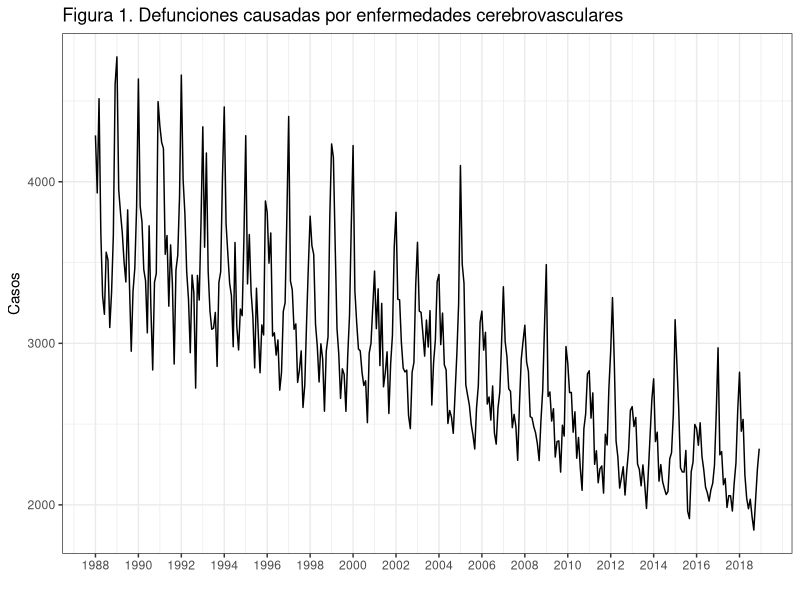
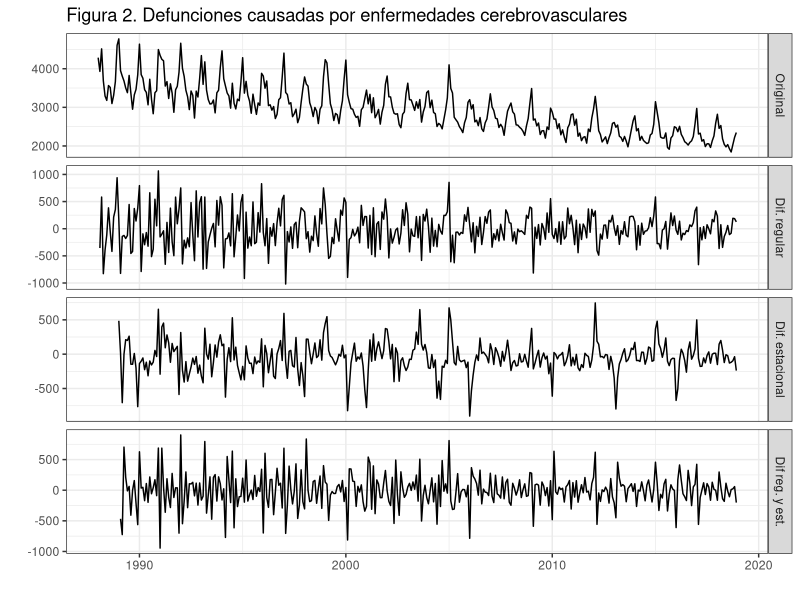
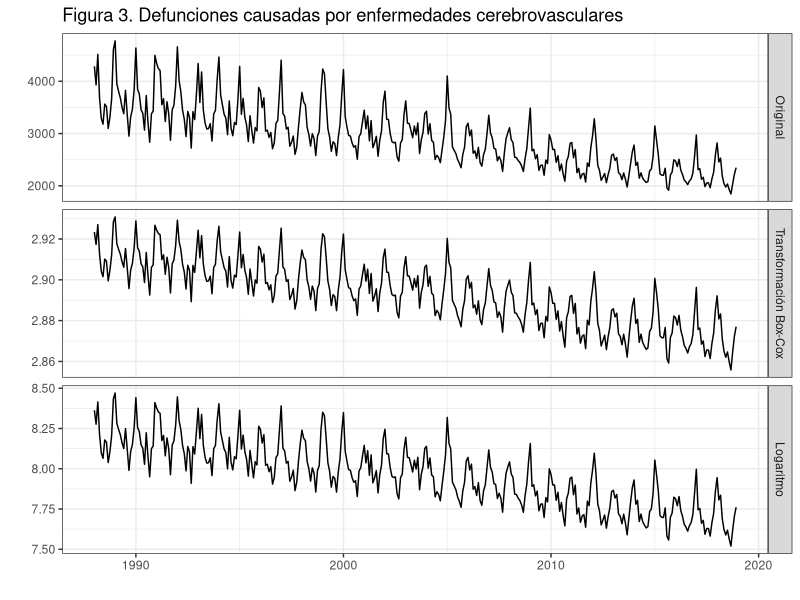
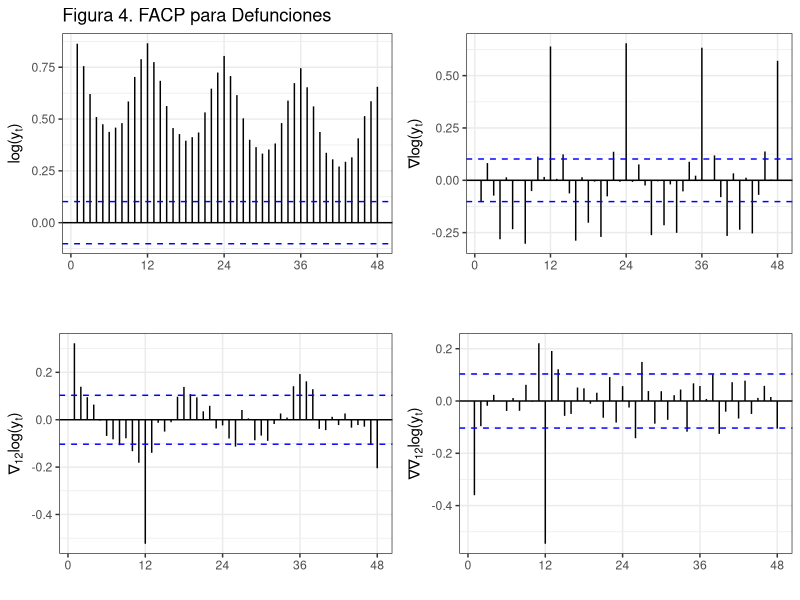
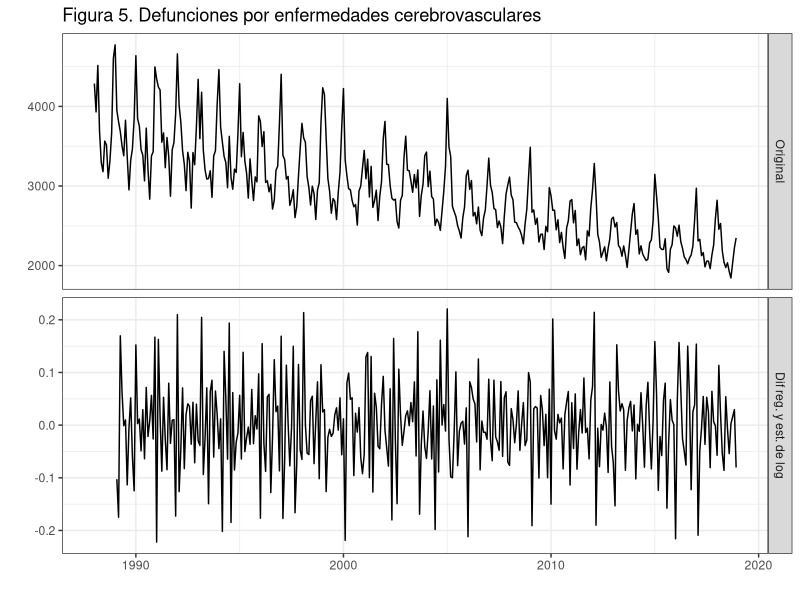
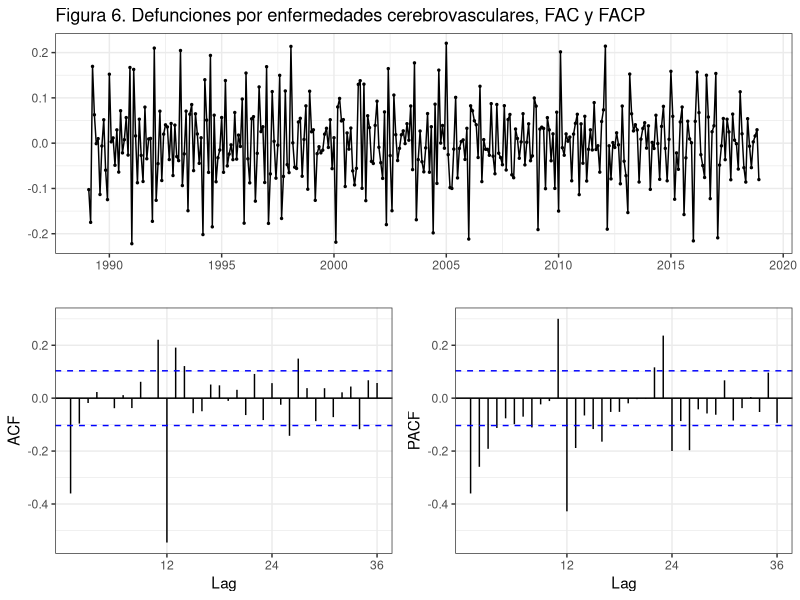
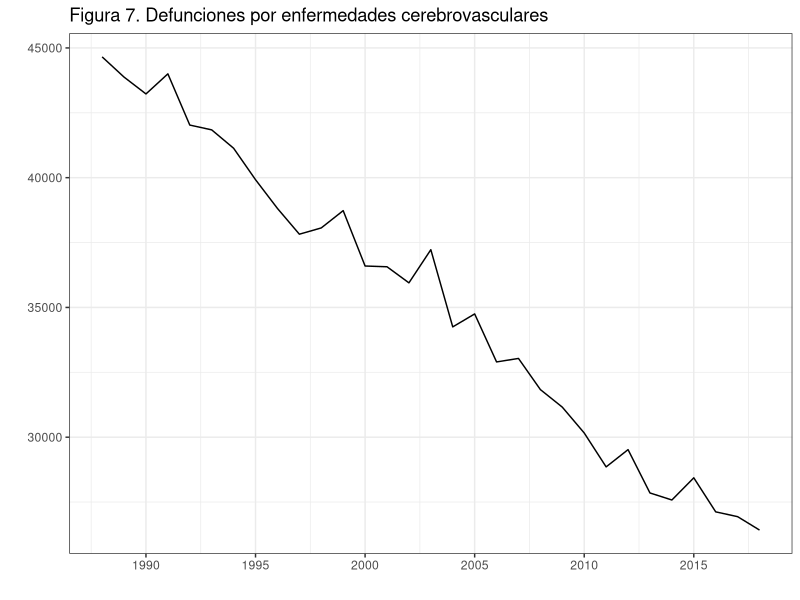

These charts were generated, in order, by the following R code:
## ---- chunk 1
knitr::opts_chunk$set(warning = FALSE, 
                      message = FALSE, 
                      comment = "",
                      fig.align = "center", 
                      fig.show = "hold",
                      fig.height = 4,
                      fig.width = 8,
                      out.width = "80%") 
## ---- chunk 2
options(scipen = 999) #- para quitar la notacion cientifica
## ---- chunk 3
library(forecast)
library(ggplot2); theme_set(theme_bw())
library(gridExtra)
library(grid)
library(urca)
## ---- chunk 4
DefEnfCer <- read.csv2("./series/Enfermedades cerebrovasculares.csv", header = TRUE)
DefEnfCer <- ts(DefEnfCer[,2], start = 1980, frequency = 12)
DefEnfCer <- window(DefEnfCer, start = 1988)

autoplot(DefEnfCer,
         xlab = "",
         ylab = "Casos",
         main = "Figura 1. Defunciones causadas por enfermedades cerebrovasculares") +
  scale_x_continuous(breaks= seq(1980, 2018, 2)) 
## ---- chunk 5
series <- cbind("Original" =  DefEnfCer,
                "Dif. regular" = diff(DefEnfCer),
                "Dif. estacional" = diff(DefEnfCer, lag = 12),
                "Dif reg. y est." = diff(diff(DefEnfCer, lag = 12)))
autoplot(series, 
         facets = TRUE,
         xlab = "",
         ylab = "",
         main = "Figura 2. Defunciones causadas por enfermedades cerebrovasculares")
## ---- chunk 6
(nl <- BoxCox.lambda(DefEnfCer))
wDefEnfCer <-BoxCox(DefEnfCer, lambda = nl)
## ---- chunk 7
series <- cbind("Original" = DefEnfCer,
                "Transformación Box-Cox" = wDefEnfCer,
                "Logaritmo" = log(DefEnfCer))
autoplot(series, facets = TRUE,
         xlab = "",
         ylab = "",
         main = "Figura 3. Defunciones causadas por enfermedades cerebrovasculares")
## ---- chunk 8
grid.arrange(
  ggAcf(log(DefEnfCer), lag = 48, main = "Figura 4. FACP para Defunciones", 
        xlab = "", ylab = expression("log("*y[t]*")")),
  ggAcf(diff(log(DefEnfCer)), lag = 48, main = "", xlab = "", ylab = expression(nabla*"log("*y[t]*")")),
  ggAcf(diff(log(DefEnfCer), lag = 12),lag = 48, main = "", xlab = "", ylab = expression(nabla[12]*"log("*y[t]*")")),
  ggAcf(diff(diff(log(DefEnfCer), lag=12)), lag = 48, main = "", xlab = "", ylab = expression(nabla*nabla[12]*"log("*y[t]*")")),
  nrow = 2
)
## ---- chunk 9
series <- cbind("Original" = DefEnfCer,
                "Dif reg. y est. de log" = diff(diff(log(DefEnfCer), lag = 12)))
autoplot(series, facets = TRUE,
         xlab = "",
         ylab = "",
         main = "Figura 5. Defunciones por enfermedades cerebrovasculares")
## ---- chunk 10
ggtsdisplay(diff(diff(log(DefEnfCer)), lag = 12),
            main = "Figura 6. Defunciones por enfermedades cerebrovasculares, FAC y FACP")

## ---- chunk 11
ndiffs(DefEnfCer)
nsdiffs(DefEnfCer)
## ---- chunk 12
DefEnfCerAnual <- aggregate(DefEnfCer, FUN = sum)

autoplot(DefEnfCerAnual,
         xlab = "",
         ylab = "",
         main = "Figura 7. Defunciones por enfermedades cerebrovasculares") 
## ---- chunk 13
summary(ur.kpss(DefEnfCer, type='tau', lags = 'short'))
summary(ur.kpss(DefEnfCer, type='mu', lags = 'short'))
## ---- chunk 14
summary(ur.kpss(diff(DefEnfCer), type='mu', lags = 'short'))
